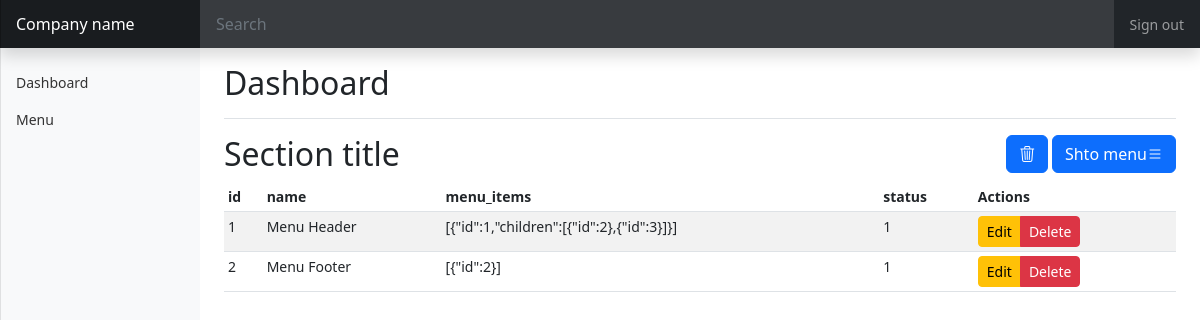
/index.php/admin/menu_view, run on the app's committed database.
### tables this page shows
CREATE TABLE `menu` (
  `id` int(11) NOT NULL,
  `name` varchar(255) NOT NULL,
  `menu_items` text NOT NULL,
  `status` int(1) NOT NULL DEFAULT 1
);

### application/views/admin/includes/main.php (called while the page is built)
<?php include 'header.php';?>
<?php include 'sidebar.php';?>
<?php $this->load->view($temp);?>
<?php include 'footer.php';?>

### application/controllers/Admin.php (called while the page is built, shortened)
<?php
class Admin extends CI_Controller {
	var $menu;
	public function __construct()
	{
			$this->menu = $this->admin_model->get_menu();
	}
	public function menu_view(){
		$data["menu"] = $this->menu;
		$data["temp"] = "admin/menu";
		$this ->load->view('admin/includes/main', $data);
	}
}

### index.php (called while the page is built, shortened)
<?php
require_once BASEPATH.'core/CodeIgniter.php';

### application/models/Admin_model.php (called while the page is built, shortened)
<?php
class Admin_model extends CI_Model {
    public function get_menu(){
        $this->db->where('status', 1);
        $query = $this->db->get('menu');
        return $query->result();
    }
 }

### application/views/admin/menu.php (the view)
<main class="col-md-9 ms-sm-auto col-lg-10 px-md-4">
  <div class="d-flex justify-content-between flex-wrap flex-md-nowrap align-items-center pt-3 pb-2 mb-3 border-bottom">
    <h1 class="h2">Dashboard</h1>
  </div>
  <div class="d-flex flex-row justify-content-between">
    <h2>Section title</h2>
    <div>
      <a type="button" class="btn btn-primary" href="<?php echo base_url("admin/trash_view/") ?>"><i
          class="bi bi-trash3"></i></a>
      <a type="button" class="btn btn-primary" href="<?php echo base_url("admin/add_view/") ?>">Shto menu<i class="bi bi-list"></i></a>
    </div>
  </div>
  <?php if ($menu):?>
  <div class="table-responsive">
    <table class="table table-striped table-sm">
      <thead>
        <tr>
          <?php foreach($menu[0] as $key=> $val): ?>
          <th scope="col">
            <?php echo$key ?>
          </th>
          <?php endforeach; ?>
          <th>Actions</th>
        </tr>
      </thead>
      <tbody >
        <?php foreach($menu as $menu):?>
        <tr>
          <?php foreach($menu as $k => $v):?>
          <td>
            <?php echo $v ?>
          </td>
          <?php endforeach; ?>
          <td>
            <div class="btn-group btn-group-sm" role="group" aria-label="Basic example">
              <a href="<?php echo base_url("admin/edit_items_view/" .$menu->id) ?>" type="button" class="btn
                btn-warning">Edit</a>
              <a type="button" class="btn btn-danger" onclick='return confirm("Do you want to delete")'
                >Delete</a>
            </div>
          </td>
        </tr>
        <?php endforeach; ?>
      </tbody>
    </table>
  </div>
  <?php endif ?>
</main>

### assets/dashboard.css (style rules this page uses)
body { font-size: .875rem; }

### assets/dashboard.rtl.css (style rules this page uses)
body { font-size: .875rem; }

### data on the page
menu: v "1", v "Menu Header", v "[{\"id\":1,\"children\":[{\"id\":2},{\"id\":3}]}]"
menu: v "2", v "Menu Footer", v "[{\"id\":2}]", v "1"

### other printed values
$key "id"
$key "name"
$key "menu_items"
$key "status"
